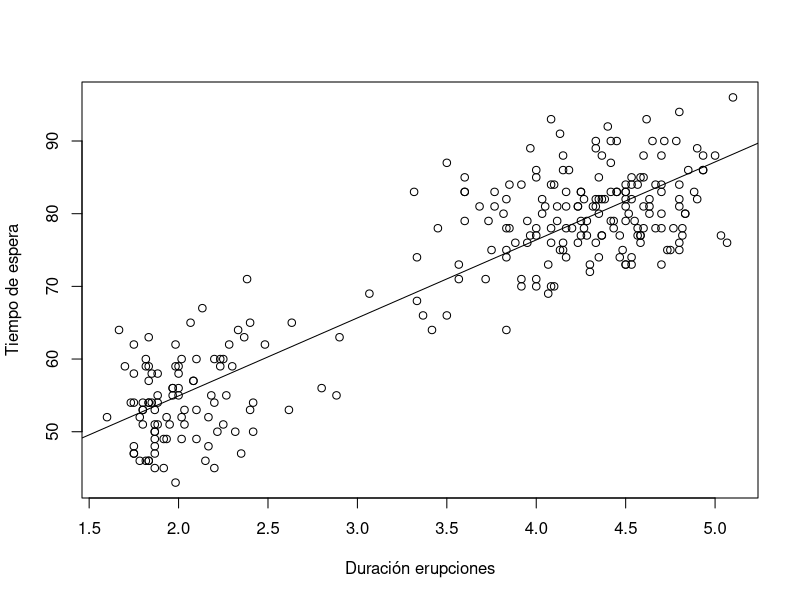

Source code (R):
## ---- chunk 1
library(MASS)
duration <- faithful$eruptions
waiting <- faithful$waiting
head(cbind(duration, waiting))


## ---- chunk 2
duration <- faithful$eruptions
waiting <- faithful$waiting
plot(x = duration, y = waiting,
     xlab = "Duración erupciones",
     ylab = "Tiempo de espera")


## ---- chunk 3
abline(lm(waiting ~ duration))

